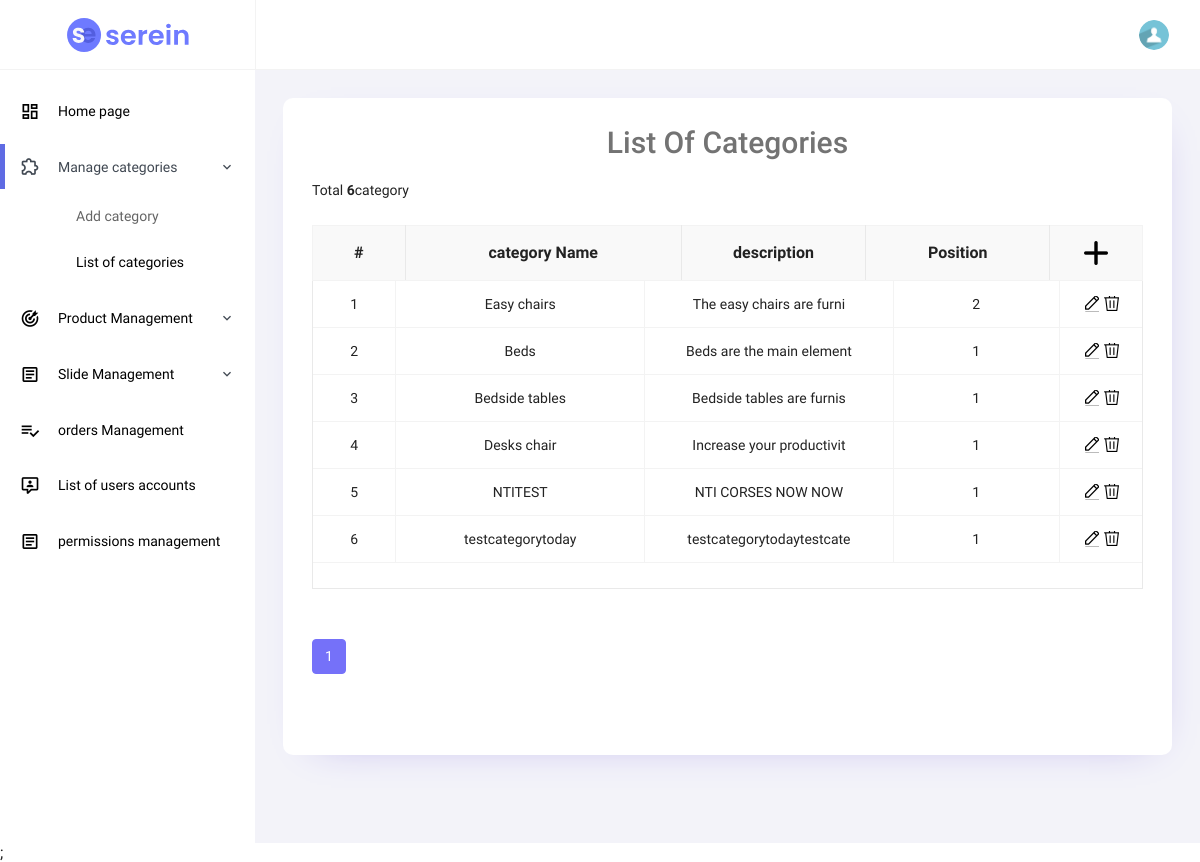
The app's page /furniture/admin/view_categories.php with its own data.
### tables this page shows
CREATE TABLE `categories` (
  `cat_id` int(11) NOT NULL,
  `cat_name` varchar(50) NOT NULL,
  `description` varchar(255) NOT NULL,
  `position` int(11) NOT NULL
);

### furniture/admin/view_categories.php (the view, shortened to what this page needs)
<?php
include "admin_header.php";
include "admin_navbar.php";
include "admin_partial.php";
include "admin_sidebar.php";
include('../includes/mysqli_connect.php');
?>
<?php
$page = 1;
$limit = 10;
$arrs_list = mysqli_query($dbc, "
                    select cat_id from categories
                ");
$total_record = mysqli_num_rows($arrs_list);
$total_page = ceil($total_record / $limit);
$start = ($page - 1) * $limit;
?>
<div class="main-panel">
    <div class="content-wrapper">
        <div class="row grid-margin">
            <div class="col-lg-12 grid-margin stretch-card">
                <div class="card">
                    <div class="card-body">
                        <h4 class="card-title" style="text-align: center;font-size: 30px;">List of categories</h4>
                        <p>Total <b><?php echo $total_record;?></b>category</p><br>
                        <div id="js-grid" class="jsgrid" style="position: relative; height: 500px; width: 100%;">
                            <div class="jsgrid-grid-header jsgrid-header-scrollbar">
                                <table class="jsgrid-table">
                                    <tr class="jsgrid-header-row">
                                        <th class="jsgrid-header-cell jsgrid-align-center jsgrid-header-sortable" style="width: 50px;">
                                            #
                                        </th>
                                        <th class="jsgrid-header-cell jsgrid-align-center jsgrid-header-sortable"
                                            style="width: 150px;">
                                           category Name
                                        </th>
                                        <th class="jsgrid-header-cell jsgrid-align-center jsgrid-header-sortable"
                                            style="width: 100px;">
                                            description
                                        </th>
                                        <th class="jsgrid-header-cell jsgrid-align-center jsgrid-header-sortable"
                                            style="width: 100px;">
                                            Position
                                        </th>
                                        <th class="jsgrid-header-cell jsgrid-control-field jsgrid-align-center"
                                            style="width: 50px;"><a href="add_category.php"><input
                                                    class="jsgrid-button jsgrid-mode-button jsgrid-insert-mode-button"
                                                    type="button" title="Add category"></a></th>
                                    </tr>
                                </table>
                            </div>
                            <div class="jsgrid-grid-body" style="height: 307.625px;">
                                <table class="jsgrid-table">
                                    <tbody>
                                    <?php
                                    $q = "SELECT * FROM categories ORDER BY cat_id ASC LIMIT $start,$limit ";
                                    $r = mysqli_query($dbc, $q);
                                    $stt=0;
                                    while ($cats = mysqli_fetch_array($r, MYSQLI_ASSOC)) {
                                        $stt+=1;
                                        echo "
                                        <tr class=\"jsgrid-row\">
                                            <td class=\"jsgrid-cell jsgrid-align-center\" style=\"width: 50px;\">".$stt."</td>
                                            <td class=\"jsgrid-cell jsgrid-align-center\" style=\"width: 150px;\">".$cats['cat_name']."</td>
                                            <td class=\"jsgrid-cell jsgrid-align-center\" style=\"width: 150px;\">".substr($cats['description'],0,25)."</td>
                                            <td class=\"jsgrid-cell jsgrid-align-center\" style=\"width: 100px;\">".$cats['position']."</td>
                                            <td class=\"jsgrid-cell jsgrid-control-field jsgrid-align-center\"
                                                style=\"width: 50px;\">
                                                <a href='edit_category.php?cid={$cats['cat_id']}'><input class=\"jsgrid-button jsgrid-edit-button\" type=\"button\" title=\"Cancel\"></a>
                                                <a href='delete_category.php?cid={$cats['cat_id']}'><input class=\"jsgrid-button jsgrid-delete-button\" type=\"button\" title=\"Erase\"></a>
                                            </td>
                                        </tr>
                                        ";
                                    }
                                    ?>
                                    </tbody>
                                </table>
                            </div>
                            <div class="jsgrid-pager-container">
                                <ul class="pagination" style="margin-top: 50px">
                                    <?php for($i=1;$i<=$total_page;$i++){ ?>
                                        <li class="page-item <?php if($page == $i) echo "active"; ?>">
                                            <a class="page-link" href="view_categories.php?page=<?php echo $i; ?>"><?php echo $i; ?></a>
                                        </li>
                                    <?php } ?>
                                </ul>
                            </div>
                        </div>
                    </div>
                </div>
            </div>
        </div>
    </div>
</div>
<?php include "admin_end.php" ?>;

### records on screen
categories: cat_name "Easy chairs", description "The easy chairs are furni", position "2"
categories: cat_name "Beds", description "Beds are the main element", position "1"
categories: cat_name "Bedside tables", description "Bedside tables are furnis", position "1"
categories: cat_name "Desks chair", description "Increase your productivit", position "1"
categories: cat_name "NTITEST", description "NTI CORSES NOW NOW", position "1"
categories: cat_name "testcategorytoday", description "testcategorytodaytestcate", position "1"

### other values on screen
$total_record "6"
